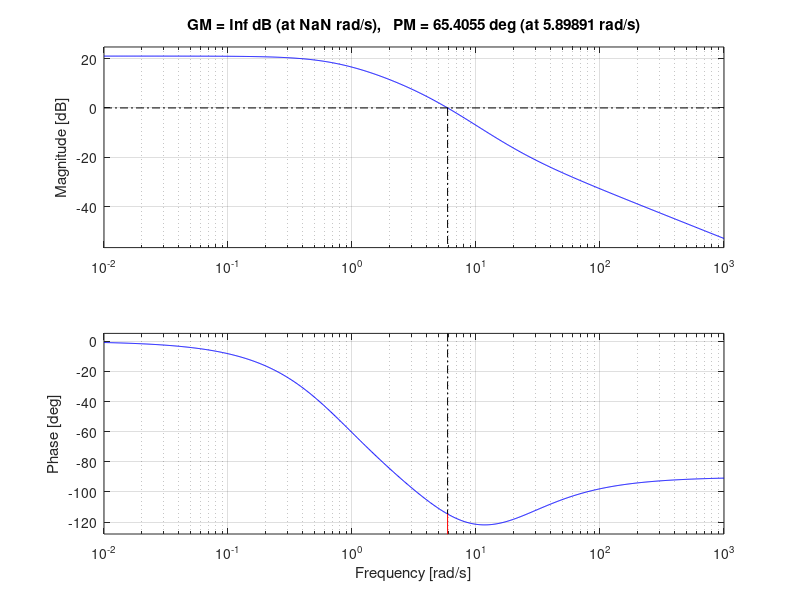

This figure's MATLAB source: (Note: this script raises an error after producing the figure.)
clear; close all;
s=zpk('s');
G = (s + 20) / ((20/9)*s^2 + (40/3)*s + (80/9));
C=5;
L=series(C,G);
margin(L)
delta_cr = smorz_S(0.20);
phim_des = 42;
w_BW = 0.8*pi/0.4; % 6,28 circa
wT_des=6.3; % ad esempio
[m,theta]=tiporete(L,wT_des,phim_des);
k=20;
[alpha,T1,T2]=sella(wT_des,m,theta,k);
Claglead=k*((1+s*alpha*T1)/(1+s*T1))*((1+s*T2)/(1+s*alpha*T2));
Lhat=series(series(C,G),Claglead);
margin(Lhat);
F=feedback(Lhat,1);
step(F);
parametri_transitorio=stepinfo(F,'SettlingTimeThreshold',0.05)
